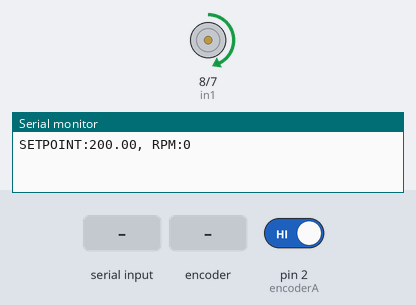
Recording of a sketch running on a simulated Arduino Uno, built with avr-gcc and run on an emulated ATmega328P. On the bench: motor-driver pin pairs drawn as motors (green arrow = first pin HIGH = forward, orange = second pin HIGH = backward, longer = more drive, scaled by the enable pin), the last lines printed to the serial monitor. The inputs (shaded band) are chosen by the test bench; at power-on: pin 2 (encoderA) HIGH.

Above: at 1.2 s.
1.3 s: "SETPOINT:\n" received over Serial
At 1.57 s:
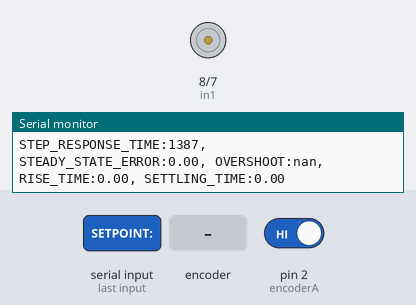
3.1 s: "CCW\n" received over Serial
At 4.1 s:
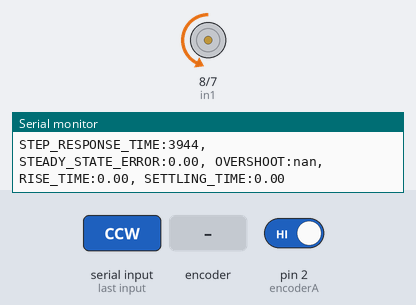
4.8 s: "SETPOINT:90\n" received over Serial
At 5.6 s:
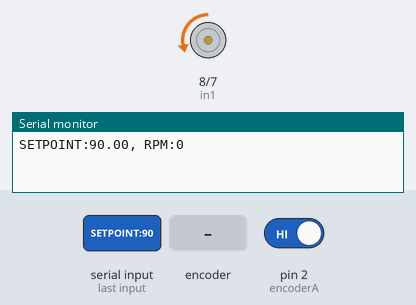
6.6 s: "SETPOINT:,45\n" received over Serial
At 8.1 s:
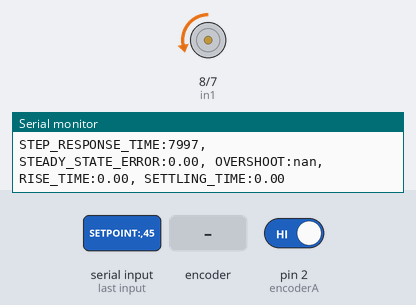
8.4 s: rotary encoder on pin 2 (encoderA) / pin 3 (encoderB) turned 1 step (first pin leading)
At 9.5 s:
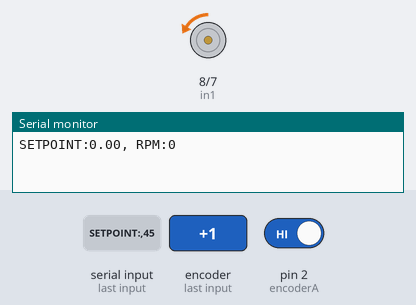
11.6 s: "Ki:90\n" received over Serial
At 12.8 s:
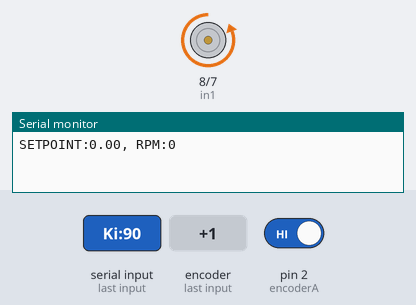
Timing chart, 0 to 14.2 s (numbered marks = the images above; inputs shaded):
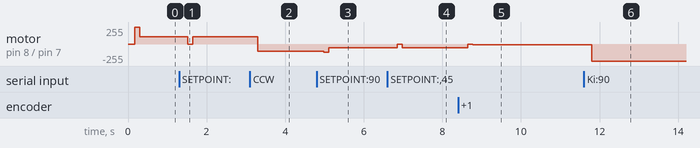

Measured:
- after the input at 1.3 s, motor on pin 8 (in1) / pin 7 (in2): forward 110/255 → stopped after 0.22 s, → forward 110/255 0.13 s later
- after the input at 3.1 s, motor on pin 8 (in1) / pin 7 (in2): forward 110/255 → backward 110/255 after 0.21 s
- after the input at 4.8 s, motor on pin 8 (in1) / pin 7 (in2): backward 110/255 → backward 127/255 after 0.18 s, → backward 55/255 0.13 s later
- after the input at 6.6 s, motor on pin 8 (in1) / pin 7 (in2): backward 55/255 → stopped after 0.25 s, → backward 55/255 0.13 s later
- after the input at 8.4 s, motor on pin 8 (in1) / pin 7 (in2): backward 55/255 → backward 2/255 after 0.24 s, → backward 14/255 0.13 s later, → backward 9/255 0.13 s later
- after the input at 11.6 s, motor on pin 8 (in1) / pin 7 (in2): backward 9/255 → backward 255/255 after 0.20 s

The sketch:

PID_Motor_DC_Encoder.ino
```cpp
// Deklarasi pin untuk L298N
const int enA = 9;
const int in1 = 8;
const int in2 = 7;

// Deklarasi pin untuk sensor enkoder
const int encoderA = 2;
const int encoderB = 3;

volatile int pulseCount = 0;  // Variabel untuk menghitung pulsa
unsigned long lastTime = 0;
int rpm = 0;

// Variabel PID
float Kp = 0.5, Ki = 0.02, Kd = 0.8;  // Tuning PID
float setpoint = 200;  // Setpoint RPM
float integral = 0, previousError = 0;
float maxIntegral = 500;  // Batas untuk anti-windup

// Variabel kontrol motor
bool direction = true;  // true: searah jarum jam, false: berlawanan jarum jam
bool motorRunning = true;  // true: motor aktif, false: motor berhenti

// Variabel tambahan untuk perhitungan step response (untuk keperluan GUI)
unsigned long stepResponseTime = 0;
float steadyStateError = 0.0;
float overshoot = 0.0;
float riseTime = 0.0;
float settlingTime = 0.0;

void setup() {
  pinMode(enA, OUTPUT);
  pinMode(in1, OUTPUT);
  pinMode(in2, OUTPUT);
  pinMode(encoderA, INPUT_PULLUP);
  pinMode(encoderB, INPUT_PULLUP);

  attachInterrupt(digitalPinToInterrupt(encoderA), countPulseA, RISING);

  Serial.begin(9600);
  Serial.println("Mulai mengontrol motor DC...");
}

void countPulseA() {
  pulseCount++;
}

float calculatePID(float currentRPM) {
  float error = setpoint - currentRPM;

  // Integral dengan anti-windup
  integral += error;
  integral = constrain(integral, -maxIntegral, maxIntegral);

  float derivative = error - previousError;
  float output = Kp * error + Ki * integral + Kd * derivative;

  previousError = error;
  return constrain(output, 0, 255);  // Batasi nilai PWM antara 0 dan 255
}

void controlMotor(float pwmValue) {
  analogWrite(enA, pwmValue);
  if (direction) {
    digitalWrite(in1, HIGH);
    digitalWrite(in2, LOW);  // Searah jarum jam
  } else {
    digitalWrite(in1, LOW);
    digitalWrite(in2, HIGH);  // Berlawanan jarum jam
  }
}

void stopMotor() {
  analogWrite(enA, 0);  // Berhenti motor
  digitalWrite(in1, LOW);
  digitalWrite(in2, LOW);  // Pastikan motor benar-benar mati
  motorRunning = false;  // Nonaktifkan loop PID
}

void loop() {
  unsigned long currentTime = millis();

  // Hitung RPM setiap 100ms untuk kontrol lebih sering
  if (motorRunning && currentTime - lastTime >= 100) {
    rpm = (pulseCount * 600) / 100;  // Hitung RPM
    pulseCount = 0;
    lastTime = currentTime;

    // Kirim data RPM ke serial untuk debugging dan analisis step response
    Serial.print("SETPOINT:");
    Serial.print(setpoint);
    Serial.print(", RPM:");
    Serial.println(rpm);

    // Untuk analisis step response di GUI, kirim informasi tambahan
    Serial.print("STEP_RESPONSE_TIME:");
    Serial.print(currentTime);
    Serial.print(", STEADY_STATE_ERROR:");
    steadyStateError = abs(setpoint - rpm);  // Steady-state error
    Serial.print(steadyStateError);
    Serial.print(", OVERSHOOT:");
    overshoot = ((rpm - setpoint) / setpoint) * 100;  // Hitung overshoot dalam persentase
    Serial.print(overshoot);
    Serial.print(", RISE_TIME:");
    if (rpm > (setpoint * 0.1) && riseTime == 0) {
      riseTime = currentTime;  // Deteksi rise time ketika RPM mencapai 10% setpoint
    }
    Serial.print(riseTime);
    Serial.print(", SETTLING_TIME:");
    // Settling time perkirakan jika RPM sudah stabil dalam 5% dari setpoint
    if (abs(rpm - setpoint) < (setpoint * 0.05)) {
      settlingTime = currentTime;
    }
    Serial.println(settlingTime);

    // Hitung dan kendalikan dengan PID
    float pwm = calculatePID(rpm);
    controlMotor(pwm);
  }

  // Periksa perintah dari Python (GUI)
  if (Serial.available()) {
    String command = Serial.readStringUntil('\n');
    command.trim();

    // Mengubah nilai PID jika perintah diterima
    if (command.startsWith("Kp:")) {
      Kp = command.substring(3).toFloat();
    } else if (command.startsWith("Ki:")) {
      Ki = command.substring(3).toFloat();
    } else if (command.startsWith("Kd:")) {
      Kd = command.substring(3).toFloat();
    } else if (command.startsWith("SETPOINT:")) {
      setpoint = command.substring(9).toFloat();
    } else if (command == "STOP") {
      stopMotor();
    } else if (command == "CW") {
      direction = true;  // Searah jarum jam
      motorRunning = true;  // Aktifkan motor kembali
    } else if (command == "CCW") {
      direction = false;  // Berlawanan jarum jam
      motorRunning = true;  // Aktifkan motor kembali
    }
  }
}
```
